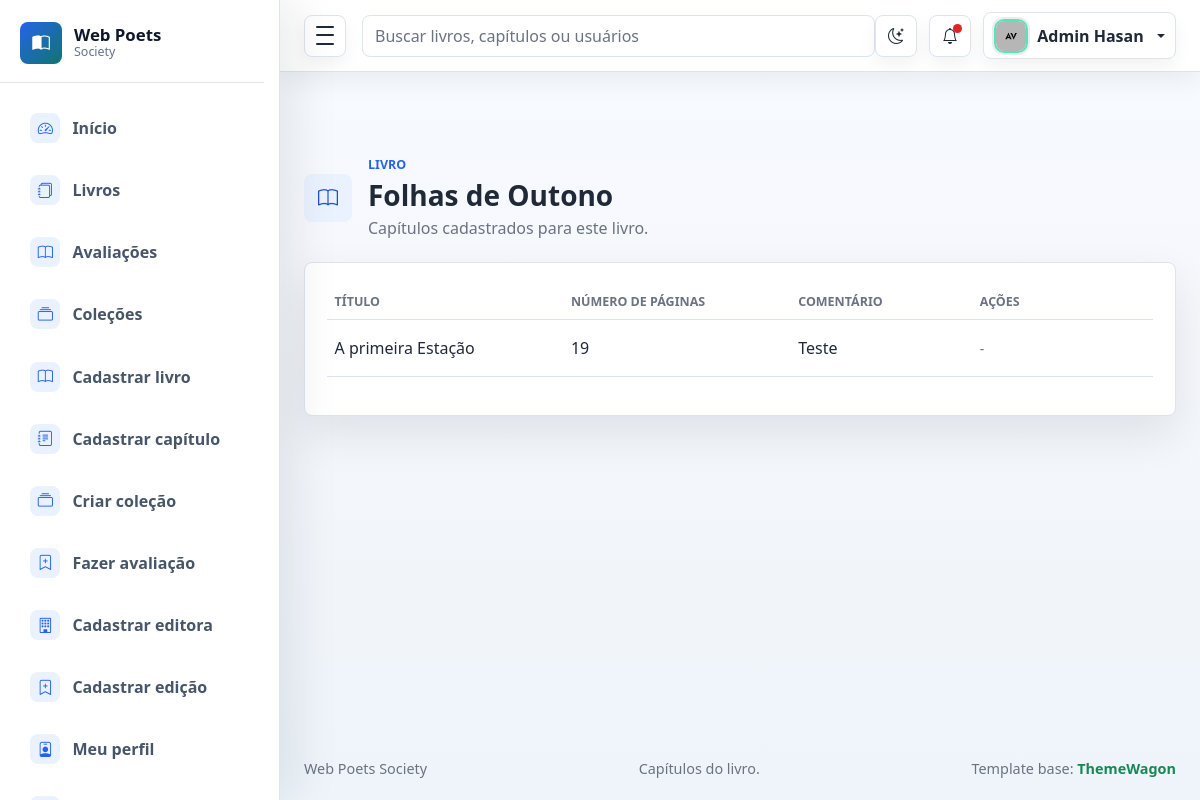
The page /capitulo/livro/1/ (signed in) on the database its author committed.
### livros/models.py (models this page shows, shortened)
class Livro(models.Model):
    titulo = models.CharField(max_length=100)
    genero = models.CharField(max_length=50)
    class Meta:
        permissions = (
            ("editar_proprio_livro", "Pode editar o próprio livro"),
            ("editar_qualquer_livro", "Pode editar qualquer livro"),
            ("excluir_proprio_livro", "Pode excluir o próprio livro"),
            ("excluir_qualquer_livro", "Pode excluir qualquer livro"),
        )

### capitulo/models.py (models this page shows, shortened)
class Capitulo(models.Model):
    titulo = models.CharField(max_length=200)
    num_de_pag = models.IntegerField()
    comentario = models.TextField()
    livro = models.ForeignKey('livros.livro', on_delete=models.CASCADE)
    class Meta:
            permissions = (
                ("editar_proprio_capitulo", "Pode editar o próprio capítulo"),
                ("editar_qualquer_capitulo", "Pode editar qualquer capítulo"),
                ("excluir_proprio_capitulo", "Pode excluir o próprio capítulo"),
                ("excluir_qualquer_capitulo", "Pode excluir qualquer capítulo"),
            )

### capitulo/views.py (the view)
# urls.py: path('livro/<int:livro_id>/', views.lista_capitulos, name='lista'),
@login_required
def lista_capitulos(request, livro_id):
    livro = get_object_or_404(Livro, id=livro_id)
    capitulos = Capitulo.objects.filter(
        livro=livro
    ).order_by('id')
    return render(
        request,
        'view/capitulos.html',
        {
            'livro': livro,
            'capitulos': capitulos,
        }
    )

### template/view/capitulos.html (shortened to what this page needs)
{% extends "base.html" %}
{% block footer_middle %}Capítulos do livro.{% endblock %}
{% block content %}
<div class="container-fluid px-3 px-lg-4 py-4">
  <div class="page-heading">
    <div class="page-heading-copy">
      <span class="page-icon">
        <i class="bi bi-book" aria-hidden="true"></i>
      </span>
      <div>
        <p class="eyebrow mb-1">Livro</p>
        <h1 class="h3 mb-1">{{ livro.titulo }}</h1>
        <p class="text-muted mb-0">Capítulos cadastrados para este livro.</p>
      </div>
    </div>
  </div>
  <section class="panel">
    <div class="table-responsive">
      <table class="table align-middle">
        <thead>
          <tr>
            <th scope="col">Título</th>
            <th scope="col">Número de páginas</th>
            <th scope="col">Comentário</th>
            <th scope="col">Ações</th>
          </tr>
        </thead>
        <tbody>
          {% for capitulo in capitulos %}
            <tr>
              <td>{{ capitulo.titulo }}</td>
              <td>{{ capitulo.num_de_pag }}</td>
              <td>{{ capitulo.comentario }}</td>
              <td>
                {% if perms.livros.editar_qualquer_capitulo or perms.livros.excluir_qualquer_capitulo %}
                    <a href="{% url 'capitulo:editar' capitulo.id %}" class="btn btn-sm btn-warning">Editar</a>
                    <a href="{% url 'capitulo:deletar' capitulo.id %}" class="btn btn-sm btn-danger">Deletar</a>
                {% elif perms.livros.editar_proprio_capitulo or perms.livros.excluir_proprio_capitulo %}
                    <a href="{% url 'capitulo:editar' capitulo.id %}" class="btn btn-sm btn-warning">Editar</a>
                    <a href="{% url 'capitulo:deletar' capitulo.id %}" class="btn btn-sm btn-danger">Deletar</a>
                {% else %}
                    <span class="text-muted small">-</span>
                {% endif %}
              </td>
            </tr>
          {% empty %}
            <tr>
              <td colspan="4" class="text-center text-muted py-4">Nenhum capítulo cadastrado para este livro.</td>
            </tr>
          {% endfor %}
        </tbody>
      </table>
    </div>
  </section>
</div>
{% endblock %}

### static/css/style.css (style rules this page uses)
:root { --sidebar-width: 280px; --sidebar-mini-width: 84px; --admin-bg: #f5f7fb; --admin-surface: #ffffff; --admin-surface-soft: #f8fafc; --admin-border: #dbe4ef; --admin-text: #1f2937; --admin-muted: #6b7280; --admin-primary: #2563eb; --admin-primary-dark: #1d4ed8; --admin-success: #0f766e; --admin-warning: #d97706; --admin-danger: #dc2626; --admin-sidebar: #111827; --admin-sidebar-soft: #1f2937; --admin-shadow-sm: 0 10px 24px rgba(15, 23, 42, 0.06); --admin-shadow: 0 18px 46px rgba(15, 23, 42, 0.09); --admin-shadow-lg: 0 26px 70px rgba(15, 23, 42, 0.12); --admin-ring: 0 0 0 4px rgba(37, 99, 235, 0.12); }
* { box-sizing: border-box; }
html { min-height: 100%; }
body { min-height: 100vh; margin: 0; background: linear-gradient(180deg, #f8fbff 0%, var(--admin-bg) 42%, #eef4fa 100%); color: var(--admin-text); font-family: "Segoe UI", Arial, sans-serif; }
.dashboard-content > .container-fluid { padding-top: 1.75rem !important; padding-bottom: 1.75rem !important; }
.page-heading, .panel-header, .metric-top { display: flex; align-items: center; justify-content: space-between; gap: 1rem; }
.page-heading { margin-bottom: 1.35rem; }
.page-heading h1 { font-weight: 800; letter-spacing: 0; }
.eyebrow { color: var(--admin-primary); font-size: 0.78rem; font-weight: 800; text-transform: uppercase; }
.metric-card, .panel { border: 1px solid var(--admin-border); border-radius: 8px; background: var(--admin-surface); box-shadow: var(--admin-shadow); }
.panel { padding: 1.35rem; transition: border-color 0.18s ease, box-shadow 0.18s ease; }
.table { --bs-table-bg: transparent; }
.table thead th { color: var(--admin-muted); font-size: 0.78rem; text-transform: uppercase; white-space: nowrap; }
.table tbody td { min-width: 120px; padding-top: 1rem; padding-bottom: 1rem; }
.table tbody tr { transition: background 0.16s ease; }
.page-heading-copy { display: flex; align-items: center; justify-content: flex-start; gap: 1rem; min-width: 0; }
.page-icon, .section-title i { display: inline-grid; place-items: center; flex: 0 0 auto; border-radius: 8px; background: #eaf2ff; color: var(--admin-primary-dark); }
.page-icon { width: 48px; height: 48px; font-size: 1.25rem; }
.text-muted { color: var(--admin-muted) !important; }
html[data-theme="light"] { color-scheme: light; }
body, .admin-navbar, .admin-sidebar, .admin-main, .metric-card, .panel, .auth-card, .error-card, .dropdown-menu, .modal-content, .form-control, .form-select { transition: background-color 0.18s ease, border-color 0.18s ease, color 0.18s ease, box-shadow 0.18s ease; }
.table { --bs-table-color: var(--admin-text); --bs-table-border-color: var(--admin-border); color: var(--admin-text); }
html:not([data-theme="dark"]) { --admin-sidebar: #ffffff; --admin-sidebar-soft: #eef4ff; --admin-sidebar-border: #dbe4ef; --admin-sidebar-text: #475569; --admin-sidebar-text-strong: #0f172a; --admin-sidebar-muted: #64748b; --admin-sidebar-icon-bg: #eaf2ff; --admin-sidebar-icon: #2563eb; --admin-sidebar-shadow: 18px 0 42px rgba(15, 23, 42, 0.08); }

### rows shown on the page
Livro: titulo "Folhas de Outono"
Capitulo: titulo "A primeira Estação", num_de_pag "19", comentario "Teste"
